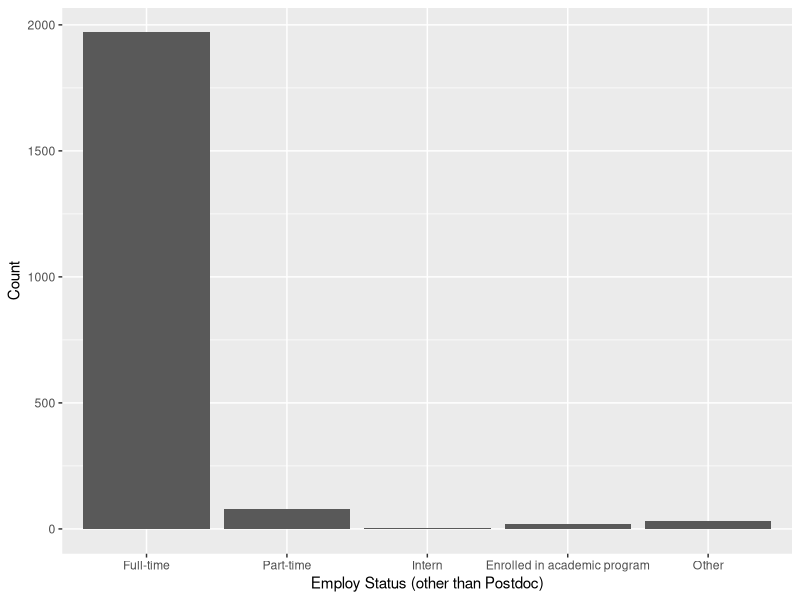
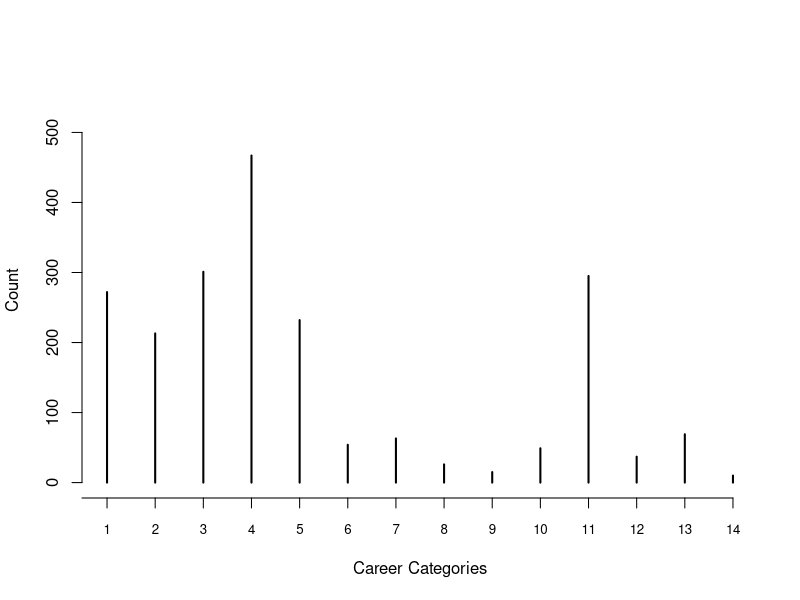
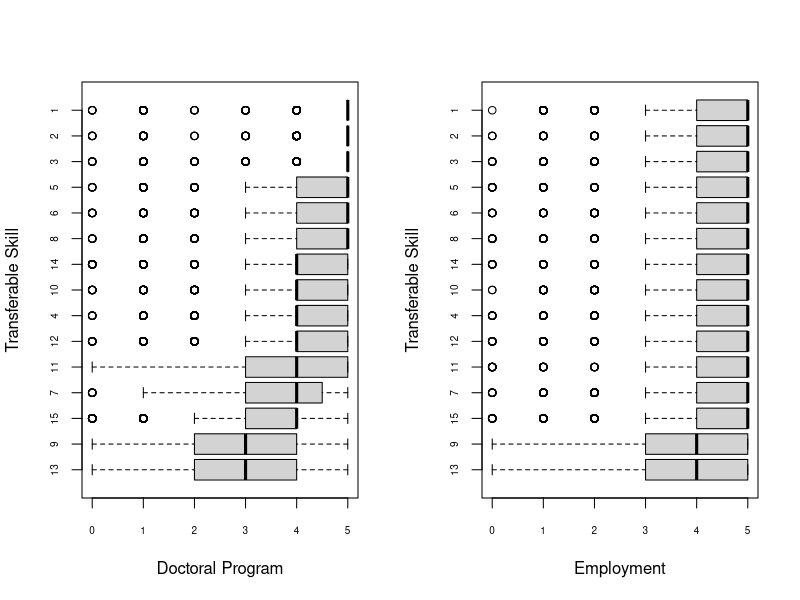
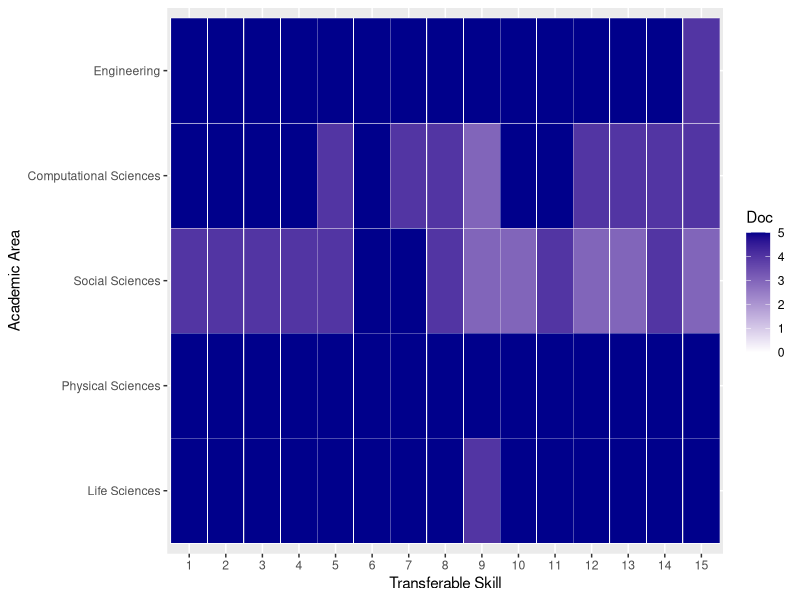
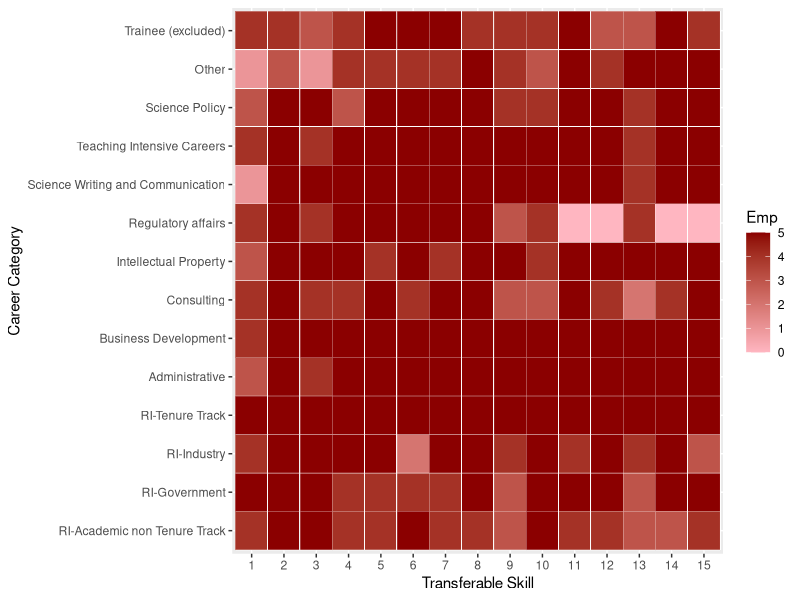
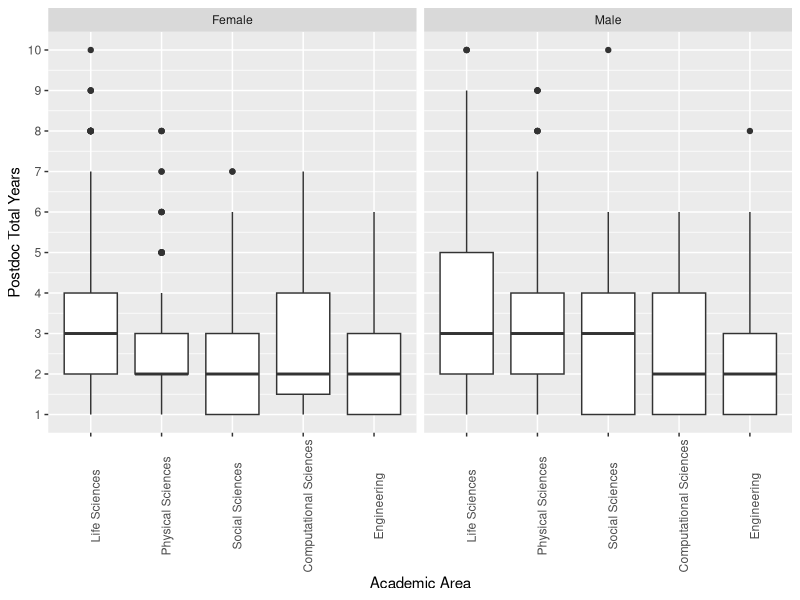
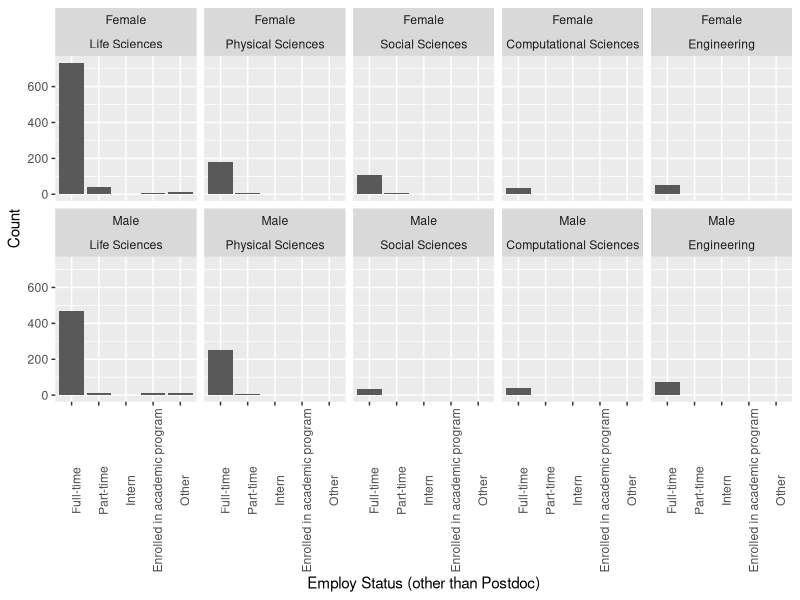

These charts were generated, in order, by the following R code:
## ---- chunk 1
skill <- data.frame(Number = c(1:15), Ability = c("專業知識", "資訊收集與解釋", "資料分析", "創意/創新思考", "口頭溝通", "決策與解決問題能力", "書寫溝通", "團隊合作", "領導管理他人", "管理計畫",  "時間管理", "設立願景與目標", "職涯規劃與自覺", "快速學習", "與外人合作"))
knitr::kable(skill)
## ---- chunk 2
library(foreign)
dta <- data.frame(read.spss("journal.pone.0185023.s001.sav"))
dta
## ---- chunk 3
str(dta)
## ---- chunk 4
library(dplyr)
library(magrittr)
dta %<>% dplyr::select(-(2:4),-6,-22,-(26:36),-(38:39), -(41:42), -44, -46, -(48:162), -178)
## ---- chunk 5
# Scale of transferable skills
dta[3:17] <- with(dta, ifelse(dta[3:17] == "strongly agree", 5, ifelse(dta[3:17] =="agree", 4, ifelse(dta[3:17] == "neutral", 3, ifelse(dta[3:17] == "disagree", 2, ifelse(dta[3:17] == "strongly disagree", 1, 0)))))) 
dta[26:40] <- with(dta, ifelse(dta[26:40] == "strongly agree", 5, ifelse(dta[26:40] =="agree", 4, ifelse(dta[26:40] == "neutral", 3, ifelse(dta[26:40] == "disagree", 2, ifelse(dta[26:40] == "strongly disagree", 1, 0))))))

# PostdocTrain
dta[18] <- with(dta, ifelse(dta[18] == "Yes, I have been a postdoc in the past", "2", ifelse(dta[18] =="Yes, I am currently working as a postdoc", "1", 0)))

# Postdoc Years
dta$PostDocTotYrs[dta$PostDocTotYrs == "1 or less (0)"] <- 1
dta$PostDocTotYrs <- as.numeric(dta$PostDocTotYrs)

# Employ Status
dta[23] <- with(dta, ifelse(dta[23] == "Working full-time in a position other than a postdoc", "1", ifelse(dta[23] =="Working part-time in a position other than a postdoc", "2", ifelse(dta[23] == "Interning / volunteering with an organization to gain professional experience", "3", ifelse(dta[23] == "Enrolled part-time or full-time in an academic program", "4", ifelse(dta[23] == "Unemployed but seeking work", "5", ifelse(dta[23] == "Unemployed and not seeking work", "6", ifelse(dta[23] == "Other", "7", 0))))))))

# RI_NRI
dta[24] <- with(dta, ifelse(dta[24] == "Non Research Intensive", "NRI", ifelse(dta[24] == "Research Intensive", "RI", 0)))

# 移除遺漏值
dta <- na.omit(dta)

str(dta)
## ---- chunk 6
dim(dta)
## ---- chunk 7
library(ggplot2)
ggplot(dta) + geom_histogram(aes(x= Employ_Status1), stat = "count")+
  scale_x_discrete(labels = c("Full-time", "Part-time", "Intern", "Enrolled in academic program", "Other" ))+
  xlab("Employ Status (other than Postdoc)")+ ylab("Count")
## ---- chunk 8
career <- data.frame(Number = c(1:14), Category = c("研究", "研究", "研究", "研究", "非研究", "非研究", "非研究", "非研究", "非研究", "非研究", "非研究", "非研究", "非研究", "非研究"),  Career = c("學術非終生職", "政府單位研究工作者", "業界研究工作者", "學術終生職", "行政職", "業務", "諮詢顧問", "知識產權", "監管", "學術寫作與科學傳播", "教學", "科學政策", "其他", "實習"), Count = c(272, 213, 301, 467, 232, 54, 63, 26, 15, 49, 295, 37, 69, 10))
knitr::kable(career)
## ---- chunk 9
plot(table(dta$Career_Cats),
     xlab="Career Categories", ylab="Count", 
     xaxt="none", ylim = c(0, 550))
axis(1, seq(0, 14, 1), cex.axis=0.8)
## ---- chunk 10
library(reshape2)
library(tidyr)
doc_skill <- melt(subset(dta, select=c(1,3:17)), id.vars = "SUBJ_ID")
doc_skill %<>% rename(ID = SUBJ_ID, Doc = value) %>% separate(variable, c("prefix", "doc", "skill")) %>% 
  dplyr::select(-c(prefix, doc)) 
doc_skill
## ---- chunk 11
library(readr)
emp_skill <- melt(subset(dta, select = c(1, 26:40)), id.vars = "SUBJ_ID")
emp_skill %<>% rename(ID = SUBJ_ID, Emp = value) %>% separate(variable, c("prefix", "emp", "sk")) %>% 
  mutate(skill = parse_number(sk)) %>% dplyr::select(-c(prefix, emp, sk)) 
head(emp_skill)
## ---- chunk 12
dta2 <- doc_skill %>% mutate(Emp = emp_skill$Emp)
dta2$skill <- factor(dta2$skill, levels = c(1:15))
## ---- chunk 13
head(dta2)
## ---- chunk 14
dim(dta2)
## ---- chunk 15
dta2_docorder <- with(dta2, reorder(skill, Doc, FUN=mean, na.rm=T))
par(mfrow = c(1, 2))
boxplot(Doc ~ dta2_docorder, data = dta2, horizontal = T, varwidth = T, cex.axis = .6, xlab = "Doctoral Program", ylab = "Transferable Skill")
boxplot(Emp ~ dta2_docorder, data = dta2, horizontal = T, varwidth = T, cex.axis = .6, xlab = "Employment", ylab = "Transferable Skill")
## ---- chunk 16
aca_docskill <- melt(subset(dta, select=c(1:17)), id.vars = c("SUBJ_ID", "Acad_Area_Cat"))
aca_docskill %<>% rename(ID = SUBJ_ID, Doc = value) %>% separate(variable, c("prefix", "doc", "skill")) %>% 
  dplyr::select(-c(prefix, doc))

aca_empskill <- melt(subset(dta, select = c(1:2, 26:40)), id.vars = c("SUBJ_ID", "Acad_Area_Cat"))
aca_empskill %<>% rename(ID = SUBJ_ID, Emp = value) %>% separate(variable, c("prefix", "emp", "sk")) %>% 
  mutate(skill = parse_number(sk)) %>% dplyr::select(-c(prefix, emp, sk)) 

dta2_aca <- aca_docskill %>% mutate(Emp = aca_empskill$Emp)
dta2_aca$skill <- factor(dta2_aca$skill, levels = c(1:15))
## ---- chunk 17
ggplot(dta2_aca, aes(skill, Acad_Area_Cat))+
  geom_tile(aes(fill = Doc), color = "white")+
  scale_fill_gradient(low = "white", high = "darkblue")+
  xlab("Transferable Skill")+ylab("Academic Area")
## ---- chunk 18
car_docskill <- melt(subset(dta, select=c(1, 3:17, 25)), id.vars = c("SUBJ_ID", "Career_Cats"))
car_docskill %<>% rename(ID = SUBJ_ID, Doc = value) %>% separate(variable, c("prefix", "doc", "skill")) %>% 
  dplyr::select(-c(prefix, doc))

car_empskill <- melt(subset(dta, select = c(1, 25:40)), id.vars = c("SUBJ_ID", "Career_Cats"))
car_empskill %<>% rename(ID = SUBJ_ID, Emp = value) %>% separate(variable, c("prefix", "emp", "sk")) %>% 
  mutate(skill = parse_number(sk)) %>% dplyr::select(-c(prefix, emp, sk)) 

dta2_car <- car_docskill %>% mutate(Emp = car_empskill$Emp)
dta2_car$skill <- factor(dta2_car$skill, levels = c(1:15))
## ---- chunk 19
ggplot(dta2_car, aes(skill, Career_Cats))+
  geom_tile(aes(fill = Emp), color = "white")+
  scale_fill_gradient(low = "lightpink", high = "darkred")+
  xlab("Transferable Skill")+ylab("Career Category")
## ---- chunk 20
ggplot(dta) + geom_boxplot(aes(x = Acad_Area_Cat, y = PostDocTotYrs))+ facet_grid(.~ Gender2_bivar)+
  theme(axis.text.x = element_text(angle = 90))+ scale_y_continuous(limits = c(1, 10), breaks = c(1, 2, 3, 4, 5, 6, 7, 8, 9, 10))+
  xlab("Academic Area")+ ylab("Postdoc Total Years")
## ---- chunk 21
ggplot(dta) + geom_histogram(aes(x= Employ_Status1), stat = "count")+ facet_wrap(.~ Gender2_bivar + Acad_Area_Cat, ncol = 5)+
  scale_x_discrete(labels = c("Full-time", "Part-time", "Intern", "Enrolled in academic program", "Other" ))+ theme(axis.text.x = element_text(angle = 90))+
  xlab("Employ Status (other than Postdoc)")+ ylab("Count")
